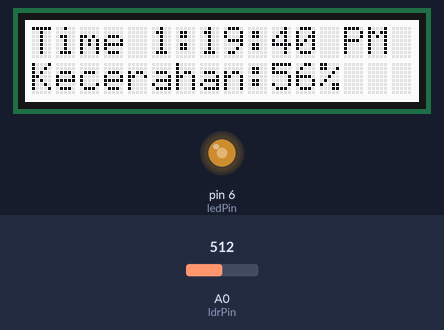
The sketch below on a simulated Arduino Uno, built with avr-gcc and run on an emulated ATmega328P. On the bench: 16×2 character LCD, output pins drawn as LEDs (lit = HIGH). Inputs (shaded band) come from the test bench; at power-on: A0 (ldrPin) = 512. The local clock reads 2024-03-15 10:24:30 at power-on unless the sketch sets it.

Above: at 1.2 s.
1.3 s: A0 (ldrPin) set to 716
At 2.9 s:
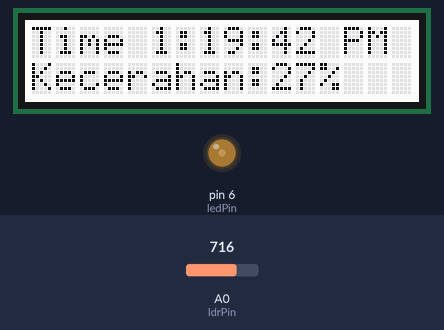
4.3 s: A0 (ldrPin) set to 900
At 5.9 s:
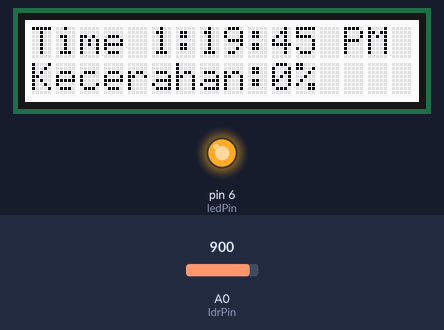
7.3 s: A0 (ldrPin) set to 891
At 10.9 s:
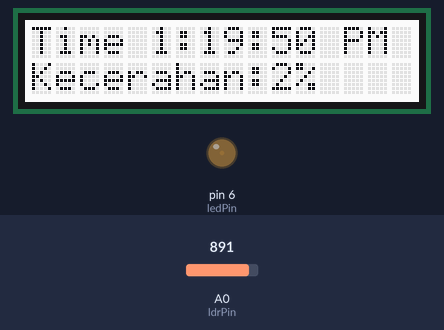
Timing chart, 0 to 12.4 s (numbered marks = the images above; inputs shaded):
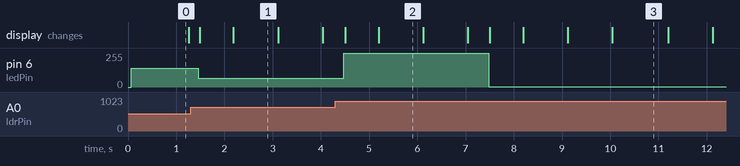

The sketch:

integrasi_non_iot.ino
```cpp
#include <Wire.h>
#include "DS1307.h"
#include <rgb_lcd.h>

rgb_lcd lcd;
DS1307 clock;

int ldrPin = A0;
int ledPin = 6;

void setup() {
  Serial.begin(9600);
  Wire.begin();
  clock.begin();

  clock.fillByHMS(13, 19, 40);
  clock.setTime();

  lcd.begin(16, 2);
  lcd.clear();
  pinMode(ledPin, OUTPUT);
}

void loop() {
  clock.getTime();

  int hour24 = clock.hour;
  int minute = clock.minute;
  int second = clock.second;

  int hour12 = hour24;
  String ampm = "AM";

  if (hour24 == 0) hour12 = 12;
  else if (hour24 == 12) ampm = "PM";
  else if (hour24 > 12) {
    hour12 = hour24 - 12;
    ampm = "PM";
  }

  int ldrValue = analogRead(ldrPin);

  int brightnessPercent = map(ldrValue, 200, 900, 100, 0);
  brightnessPercent = constrain(brightnessPercent, 0, 100);

  if (hour24 >= 18 && hour24 <= 23) {
    brightnessPercent = 100;
  } else if (hour24 >= 0 && hour24 < 6) {
    brightnessPercent = 50;
  }

  int pwmValue = map(brightnessPercent, 1, 100, 1, 255);
  analogWrite(ledPin, pwmValue);

  lcd.setCursor(0, 0);
  lcd.print("Time ");
  lcd.print(hour12);
  lcd.print(":");
  if (minute < 10) lcd.print("0");
  lcd.print(minute);
  lcd.print(":");
  if (second < 10) lcd.print("0");
  lcd.print(second);
  lcd.print(" ");
  lcd.print(ampm);

  lcd.setCursor(0, 1);
  lcd.print("Kecerahan:");
  lcd.print(brightnessPercent);
  lcd.print("% ");

  delay(200);
}
```

Measured:
- the behaviour switches between 900 and 899 on A0 (ldrPin) (found by bisection; images 2 and 3)
- after the input at 1.3 s, pin 6 (ledPin): 142/255 → 67/255 after 0.16 s
- after the input at 4.3 s, pin 6 (ledPin): 67/255 → 255/255 after 0.18 s
- after the input at 7.3 s, pin 6 (ledPin): 255/255 → 3/255 after 0.18 s
- what the display in image 1 shows lasts 0.9 s, from 2.2 s to 3.1 s
- what the display in image 3 shows lasts 1.2 s, from 10.0 s to 11.2 s
